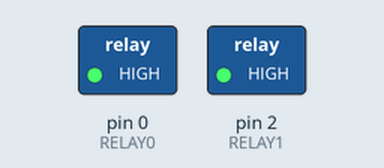
This sketch was run on a simulated Arduino Uno, built with avr-gcc and run on an emulated ATmega328P. On the bench: switched loads named in the sketch (green lamp = pin HIGH). Dashed ring = blinking.

Above: at 0.5 s.
Timing chart, 0 to 4.6 s (numbered marks = the images above):
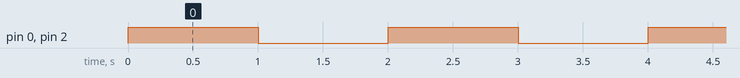

The sketch:

ESP8266_Blink_Test.ino
```cpp
#define RELAY0 0
#define RELAY1 2


void setup() {
  pinMode(RELAY0, OUTPUT);
  pinMode(RELAY1, OUTPUT);


}

void loop() {

          digitalWrite(RELAY0, HIGH);
          digitalWrite(RELAY1, HIGH);

          delay(1000);
          digitalWrite(RELAY0, LOW);
          digitalWrite(RELAY1, LOW);

          delay(1000);
}
```

Measured:
- by itself, pin 0 (RELAY0), pin 2 (RELAY1): alternates HIGH for 1.0 s and LOW for 1.0 s
